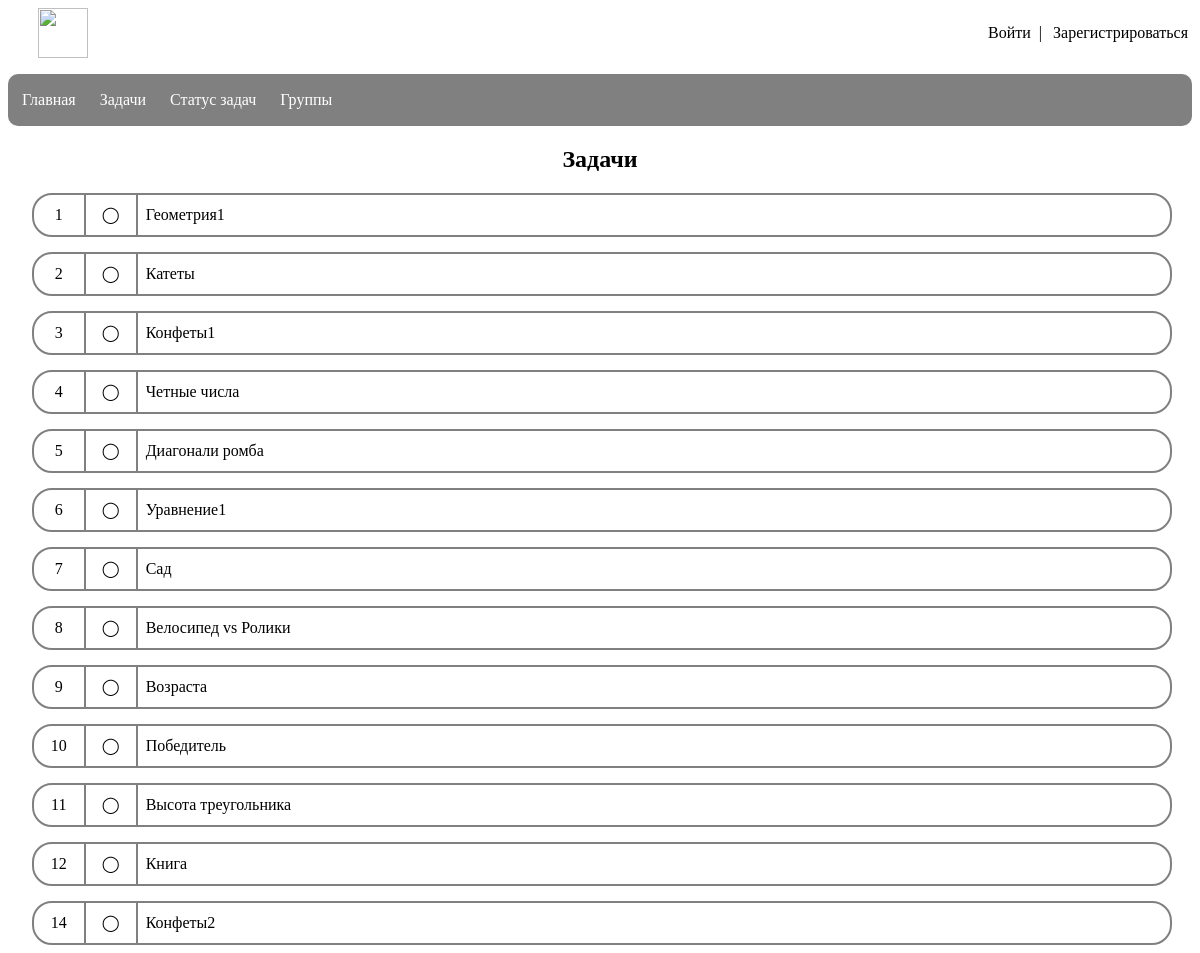
/tasks, run on an earlier commit of the app's database.
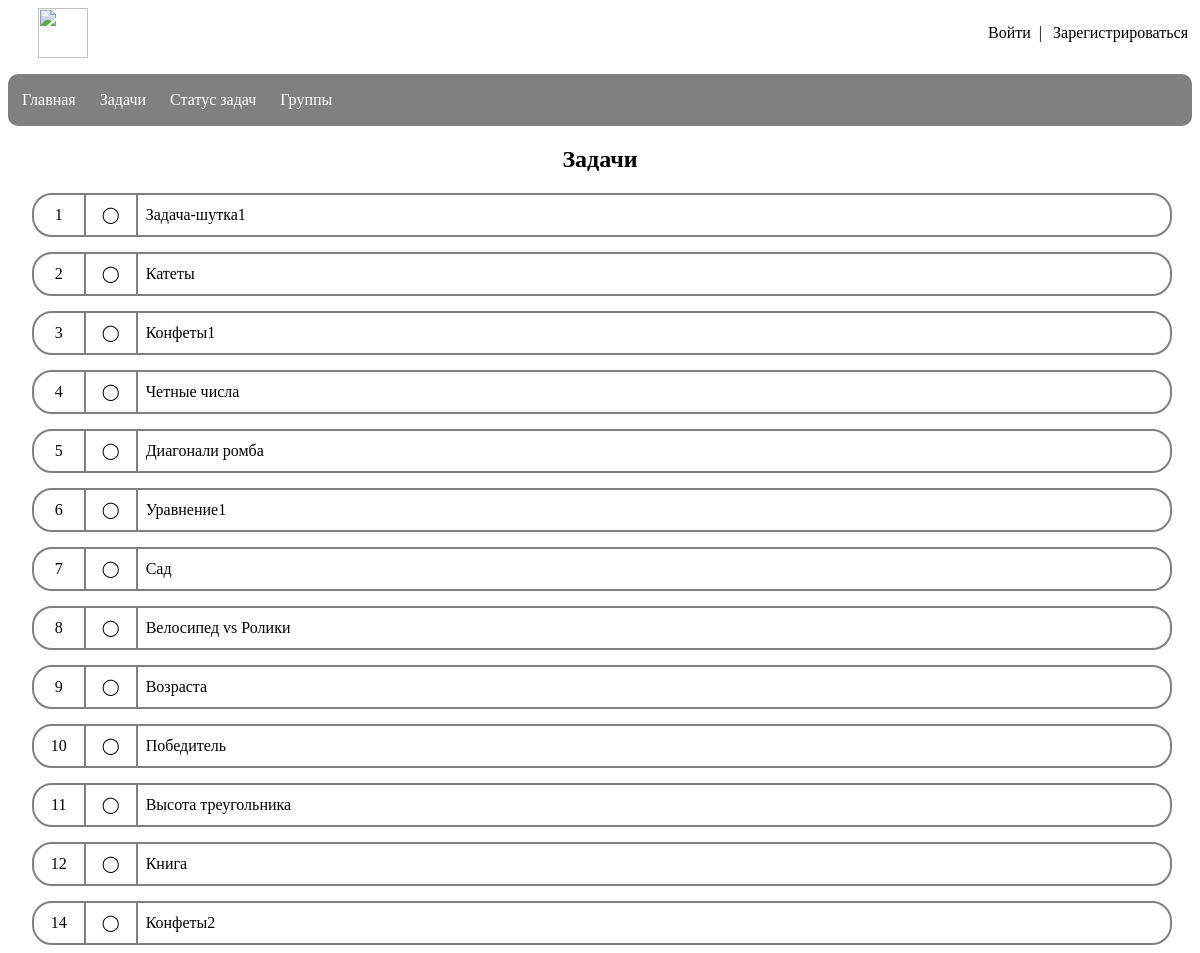
And on a later commit of the database.
### app/models.py (models this page shows, shortened)
class Task(db.Model):
    id = db.Column(db.Integer, primary_key=True)
    statement = db.Column(db.String)
    creator_id = db.Column(db.Integer, db.ForeignKey('user.id'))
    title = db.Column(db.String(60))
    answer = db.Column(db.String(60))
    solutions = db.relationship('Solution', backref='task', lazy='dynamic')

### app/routes.py (the view, shortened to what this page needs)
@app.route('/tasks', methods=['GET', 'POST'], defaults={'id': None})
@app.route('/tasks/<int:id>', methods=['GET', 'POST'])
def tasks(id):
    tasks = Task.query.all()
    if not current_user.is_anonymous:
        tasks_status = current_user.get_tasks_status()
        return render_template('tasks.html', id=id, tasks=tasks, tasks_status=tasks_status)
    return render_template('tasks.html', id=id, tasks_status=tasks)

### app/templates/tasks.html
{% extends "base.html" %}
{% block content %}
    {% if not id %}
    <h2>Задачи</h2>
    {% for task in tasks_status %}
    <a href="\tasks\{{task.id}}" id="tasks">
        <div class="task">
            <div class="task_id">
                {{ task.id }}
            </div>
            <div class="task_status">
                {% if not current_user.is_anonymous %}
                    {{ task.status }}
                {% else %}
                    ◯
                {% endif %}
            </div>
            <div>
                <div class="tasks_title">
                    {{ task.title }}
                </div>
            </div>
        </div>
    </a>
    {% endfor %}
    {% else %}
        {% include '_task.html' %}
    {% endif %}
{% endblock %}

### app/templates/base.html (shortened to what this page needs)
<html>
    <head>
        <link type="text/css" href="../static/css/styles.css" rel="stylesheet" />
    </head>
    <body>
        <div id="header">
            <a href="/"><img class="logo" src="../static/images/logo.png"></a>
            <div>
                {% if current_user.is_anonymous %}
                <a href="/login" class="login">Войти</a>
                |
                <a href="/register" class="login">Зарегистрироваться</a>
                {% else %}
                <a href="/profile" id="profile_button"> {{ current_user.username }} </a>
                |
                <a href="{{ '/logout' }}" class="login">Выйти</a>
                {% endif %}
            </div>
        </div>
        <div id="menu">
            <ul>
                <li><a href="/">Главная</a></li>
                <li><a href="/tasks">Задачи</a></li>
                <li><a href="/tasks_status">Статус задач</a></li>
                <li><a href="/groups">Группы</a></li>
            </ul>
        </div>
        {% block content %}{% endblock %}
    </body>
</html>

### app/static/css/styles.css (style rules this page uses)
body { font-family: Comic Sans MS; }
ul { list-style-type: none; padding: 7px; overflow: hidden; background-color: grey; border-radius: 10px; }
.logo { height: 50px; margin-left: 30px; }
#header { display: flex; justify-content: space-between; align-items: center; }
.login { color: black; text-align: center; }
.login { padding: 4px; padding-left: 7px; color: black; border-radius: 5px; text-decoration: none; }
li { float: left; }
li a { display: block; color: white; text-align: center; margin-right: 10px; padding: 10px; padding-left: 7px; padding-right: 7px; border-radius: 10px; text-decoration: none; }
#tasks { color: black; text-decoration: none }
.task { margin-left: 2%; margin-top: 15px; border: 2px solid grey; border-radius: 20px; width: 96%; display: flex; align-items: center; height: 40px; }
.task_id { width: 50px; height: 40px; display: flex; justify-content: center; align-items: center; border-right: 2px solid grey; }
.tasks_title { padding: 8px; display: flex; text-items: center; }
.task_status { width: 50px; height: 40px; border-right: 2px solid grey; display: flex; justify-content: center; align-items: center; }
h2 { text-align: center; }

What changed in the data, as far as the page shows it:
changed Task id 1: title "Геометрия1" → "Задача-шутка1"
